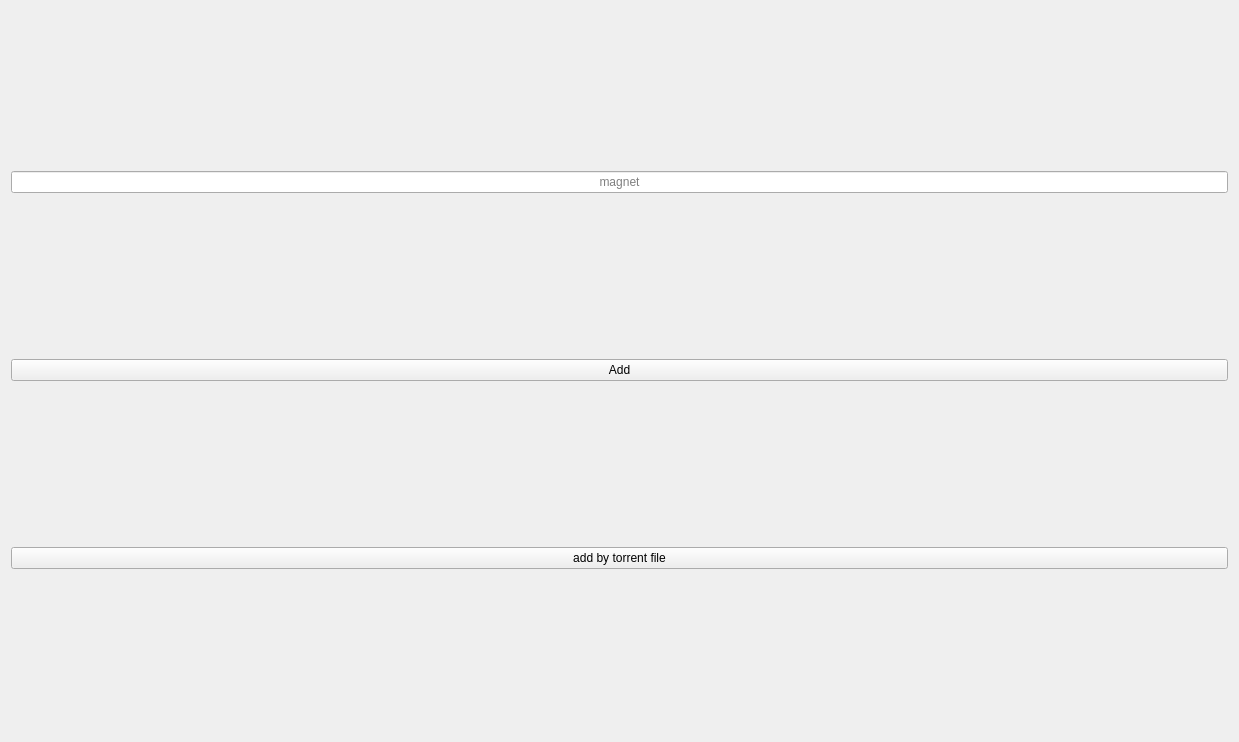
<?xml version="1.0" encoding="UTF-8"?>
<ui version="4.0">
 <class>TorrentWidget</class>
 <widget class="QWidget" name="TorrentWidget">
  <property name="geometry">
   <rect>
    <x>0</x>
    <y>0</y>
    <width>1239</width>
    <height>742</height>
   </rect>
  </property>
  <property name="windowTitle">
   <string>Form</string>
  </property>
  <layout class="QGridLayout" name="gridLayout">
   <item row="1" column="0">
    <widget class="QPushButton" name="pushButton">
     <property name="text">
      <string>Add</string>
     </property>
    </widget>
   </item>
   <item row="0" column="0">
    <widget class="QLineEdit" name="lineEdit">
     <property name="alignment">
      <set>Qt::AlignmentFlag::AlignCenter</set>
     </property>
     <property name="placeholderText">
      <string>magnet</string>
     </property>
    </widget>
   </item>
   <item row="2" column="0">
    <widget class="QPushButton" name="pushButton_2">
     <property name="text">
      <string>add by torrent file</string>
     </property>
    </widget>
   </item>
  </layout>
 </widget>
 <resources/>
 <connections/>
</ui>
